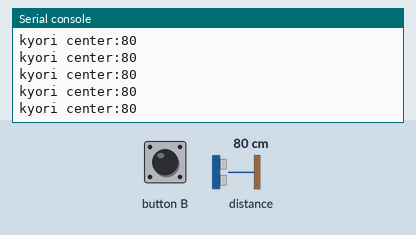
A program run on a simulated BBC micro:bit (MakeCode). Shown: the last lines printed to the serial console. Inputs (shaded band) come from the test bench; at power-on: distance to the obstacle 80 cm.

Above: at 1.2 s.
1.3 s: button B pressed for 0.15 s
At 1.76 s:
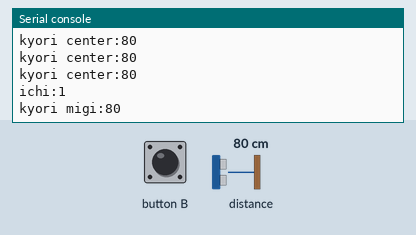
3.0 s: button B pressed for 0.15 s
At 3.35 s:
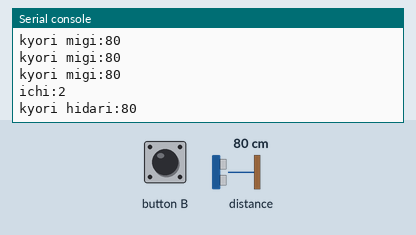
4.6 s: distance to the obstacle set to 2 cm
At 4.7 s:
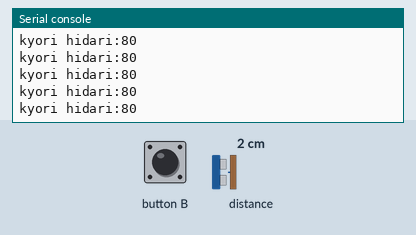
6.1 s: distance to the obstacle set to 4 cm
At 6.26 s:
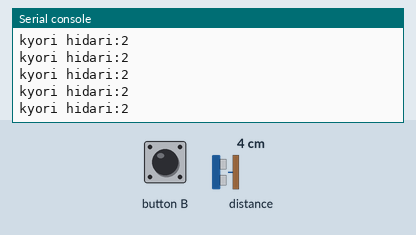
Timing chart, 0 to 8.6 s (numbered marks = the images above; inputs shaded):
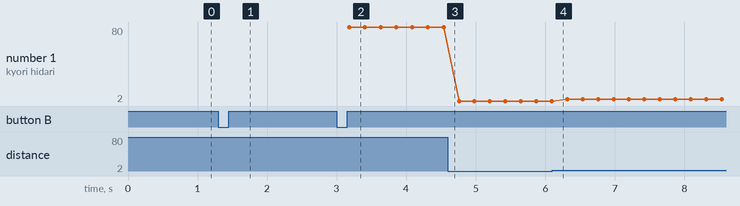

Measured:
- after the input at 1.3 s, the serial console: prints a new line after 0.15 s (image 1)
- after the input at 3.0 s, the serial console: prints a new line after 0.15 s (image 2)
- plotted number 1: 2 → 4 after the input at 6.1 s

The program:

main.ts
```typescript
input.onButtonPressed(Button.B, function () {
    ichi += 1
    if (ichi >= 3) {
        ichi = 0
    }
    serial.writeValue("ichi", ichi)
})
let kyori = 0
let ichi = 0
led.enable(false)
serial.redirectToUSB()
ichi = 0
basic.forever(function () {
    kyori = 0
    if (ichi == 0) {
        while (kyori == 0) {
            kyori = sonar.ping(
            DigitalPin.P0,
            DigitalPin.P1,
            PingUnit.Centimeters
            )
        }
        serial.writeValue("kyori center", kyori)
    } else if (ichi == 1) {
        while (kyori == 0) {
            kyori = sonar.ping(
            DigitalPin.P2,
            DigitalPin.P3,
            PingUnit.Centimeters
            )
        }
        serial.writeValue("kyori migi", kyori)
    } else {
        while (kyori == 0) {
            kyori = sonar.ping(
            DigitalPin.P4,
            DigitalPin.P5,
            PingUnit.Centimeters
            )
        }
        serial.writeValue("kyori hidari", kyori)
    }
    basic.pause(200)
})
```

test.ts
```typescript
// テストはここに来ます。このパッケージが拡張機能として使用されるときにはコンパイルされません。
```
